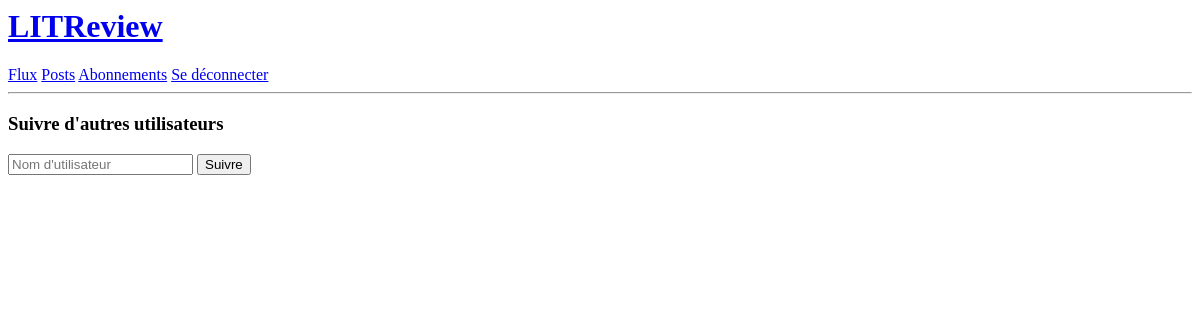
Page /follows/ (signed in) on the earlier database version.
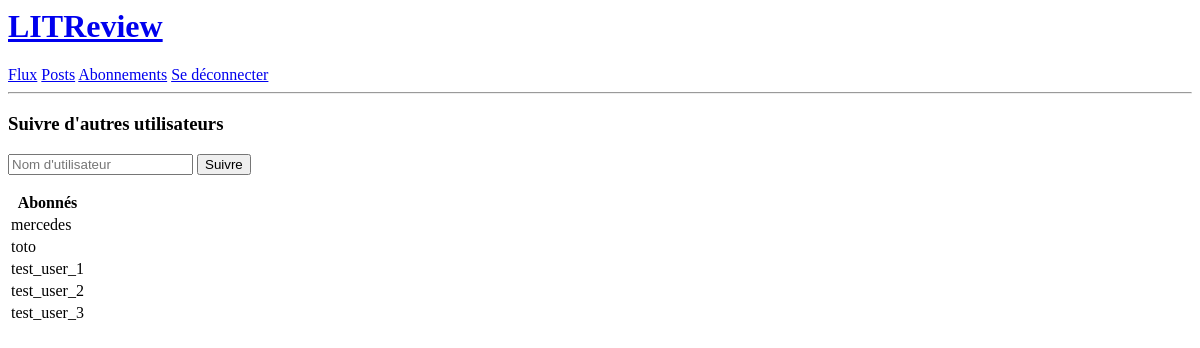
Same page on the later database version.
### authentication/models.py (models this page shows, shortened)
class CustomUser(AbstractUser):
    ADMINISTRATOR = "Administrator"
    MODERATOR = "Moderator"
    BASIC = "Basic"
    ROLE_CHOICES = (
        (ADMINISTRATOR, "Administrateur"),
        (MODERATOR, "Modérateur"),
        (BASIC, "Utilisateur"),
    )
    role = models.CharField(
        max_length=20,
        choices=ROLE_CHOICES,
        default=BASIC,
        verbose_name="Rôle",
    )
    avatar = models.ImageField(
        upload_to=get_avatar_path, verbose_name="Avatar", null=True, blank=True
    )
    follows = models.ManyToManyField(
        settings.AUTH_USER_MODEL,
        through="UserFollows",
        related_name="followers",
        verbose_name="suit",
        symmetrical=False,
        blank=True,
    )
    blocks = models.ManyToManyField(
        settings.AUTH_USER_MODEL,
        blank=True,
    )

### rating/views.py (the view, shortened to what this page needs)
# urls.py: path("follows/", rating.views.follows, name="follows"),
@login_required
def follows(request):
    user = request.user
    following = user.follows.all()  # users followed by the user
    followers = user.followers.all()  # users following the user
    context = {"following": following, "followers": followers}
    return render(request, "rating/follows.html", context=context)

### rating/templates/rating/follows.html (shortened to what this page needs)
{% extends "base.html" %}
{% block content %}
  <h3>Suivre d'autres utilisateurs</h3>
  <form method="post">
    <input type="text" id="username" name="username" placeholder="Nom d'utilisateur" required>
    <button type="submit">Suivre</button>
  </form>
  {% if followers %}
    <table>
      <thead>
        <tr>
          <th>Abonnés</th>
        </tr>
      </thead>
      <tbody>
        {% for user in followers %}
          <tr>
            <td>{{ user }}</td>
          </tr>
        {% endfor %}
      </tbody>
    </table>
  {% endif %}
{% endblock content %}

Differences in the rows shown:
now on this page (row edited): CustomUser: username "mercedes"
now on this page (row edited): CustomUser: username "toto"
added CustomUser: username "test_user_1"
added CustomUser: username "test_user_2"
added CustomUser: username "test_user_3"
Other differences:
text now shown: "Abonnés"
